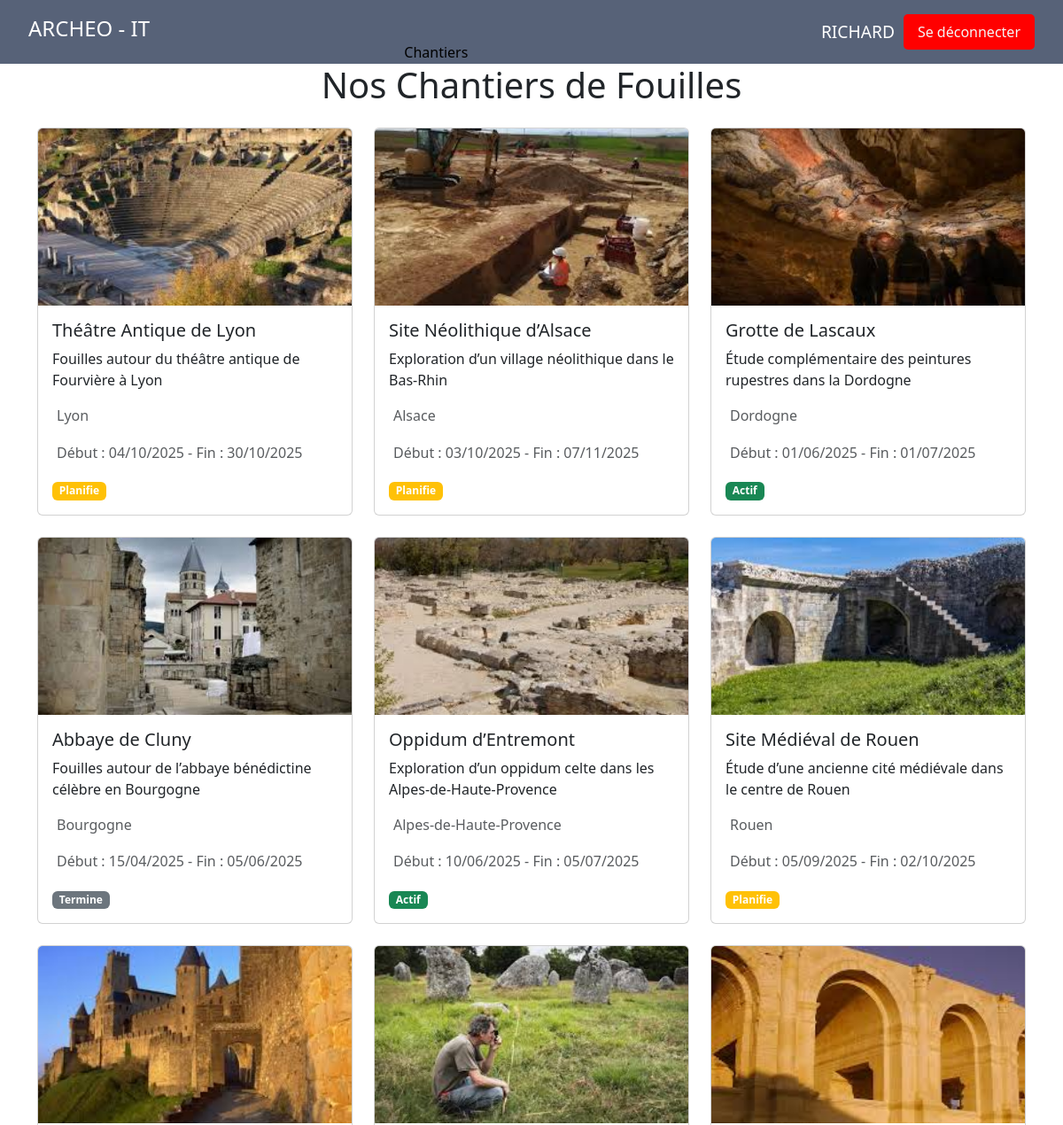
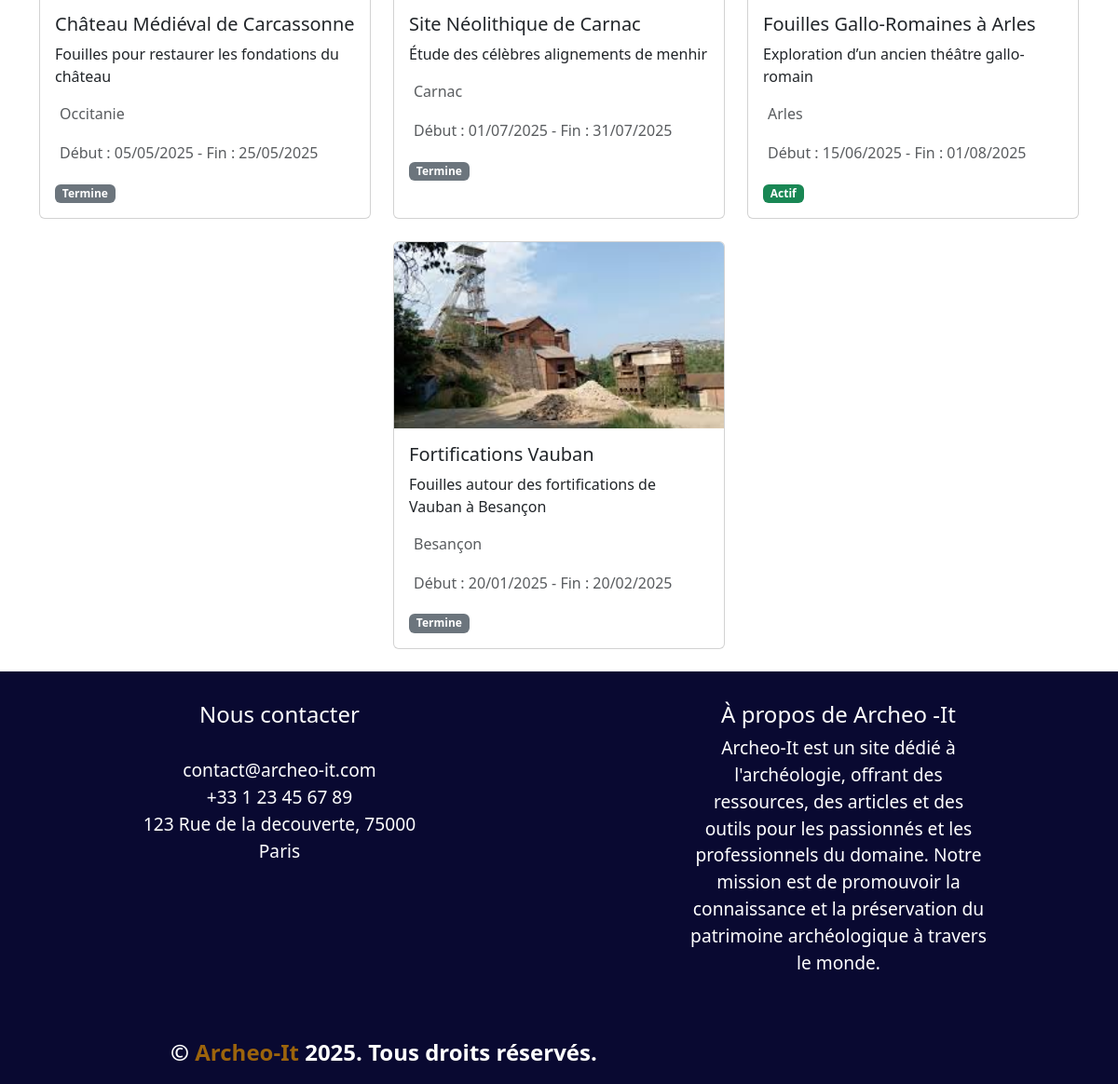
Screenshot of /chantiers.php (signed in) with the database file from the repository (2 pictures, top to bottom).
### tables this page shows
CREATE TABLE IF NOT EXISTS `chantiers` (
  `id` int(11) NOT NULL AUTO_INCREMENT,
  `nom` varchar(255) NOT NULL,
  `description` text NOT NULL,
  `image` varchar(500) DEFAULT NULL,
  `localisation` varchar(255) NOT NULL,
  `date_debut` date NOT NULL,
  `date_fin` date DEFAULT NULL,
  `statut` enum('planifie','actif','termine') DEFAULT 'actif',
  `created_at` timestamp NULL DEFAULT current_timestamp(),
  PRIMARY KEY (`id`)
);

### chantiers.php (the view, shortened to what this page needs)
<?php
require 'database.php';
try {
    $stmt = $pdo->query("SELECT * FROM chantiers ORDER BY id DESC");
    $chantiers = $stmt->fetchAll(PDO::FETCH_ASSOC);
} catch (PDOException $e) {
    echo "<div class='alert alert-danger' role='alert'>Erreur lors de la récupération des chantiers.</div>";
    $chantiers = [];
}
?>
<!DOCTYPE html>
<html lang="fr">
<head>
    <link href="https://cdn.jsdelivr.net/npm/bootstrap@5.3.3/dist/css/bootstrap.min.css" rel="stylesheet">
    <link rel="stylesheet" href="./assets/css/header.css">
    <link rel="stylesheet" href="./assets/css/respoheader.css">
    <link rel="stylesheet" href="./assets/css/style.css">
    <link rel="stylesheet" href="./assets/css/footer.css">
    <link rel="stylesheet" href="./assets/css/chantier.css">
</head>
<?php require 'header.php'; ?>
<?php include 'respoheader.php'; ?>
<body>
<main class="container">
    <h1 class="text-center mb-4">Nos Chantiers de Fouilles</h1>
    <div class="row justify-content-center">
        <?php if (!empty($chantiers)): ?>
            <?php foreach ($chantiers as $chantier): ?>
                <div class="col-md-4 mb-4">
                    <div class="card h-100">
                        <?php if (!empty($chantier['image'])): ?>
                            <img src="<?= htmlspecialchars($chantier['image']) ?>" class="card-img-top" alt="<?= htmlspecialchars($chantier['nom']) ?>">
                        <?php else: ?>
                            <img src="./assets/images/gergovie.jpg" class="card-img-top" alt="Image par défaut">
                        <?php endif; ?>
                        <div class="card-body">
                            <h5 class="card-title"><?= htmlspecialchars($chantier['nom']) ?></h5>
                            <p class="card-text"><?= htmlspecialchars($chantier['description']) ?></p>
                            <?php if (!empty($chantier['localisation'])): ?>
                                <p class="text-muted">
                                    <?= htmlspecialchars($chantier['localisation']) ?>
                                </p>
                            <?php endif; ?>
                            <?php if (!empty($chantier['date_debut'])): ?>
                                <p class="text-muted">
                                    Début : <?= date('d/m/Y', strtotime($chantier['date_debut'])) ?>
                                    <?php if (!empty($chantier['date_fin'])): ?>
                                        - Fin : <?= date('d/m/Y', strtotime($chantier['date_fin'])) ?>
                                    <?php endif; ?>
                                </p>
                            <?php endif; ?>
                            <span class="badge
                                <?php
                                    switch ($chantier['statut']) {
                                        case 'actif': echo 'bg-success'; break;
                                        case 'planifie': echo 'bg-warning'; break;
                                        case 'termine': echo 'bg-secondary'; break;
                                    }
                                ?>">
                                <?= ucfirst(htmlspecialchars($chantier['statut'])) ?>
                            </span>
                        </div>
                    </div>
                </div>
            <?php endforeach; ?>
        <?php endif; ?>
    </div>
</main>
<?php require 'footer.php'; ?>
</body>
</html>

### assets/css/style.css (style rules this page uses)
body { background-color: #f8f9fa; }

### assets/css/chantier.css (style rules this page uses)
.card { height: 100%; transition: transform 0.3s ease; }
.card-img-top { height: 200px; object-fit: cover; }
.badge { font-size: 0.8rem; }

### rows the page displays
chantiers: image (picture), nom "Théâtre Antique de Lyon", description "Fouilles autour du théâtre antique de Fourvière à Lyon", localisation "Lyon", date_debut "04/10/2025", date_fin "30/10/2025", statut "Planifie"
chantiers: image (picture), nom "Site Néolithique d’Alsace", description "Exploration d’un village néolithique dans le Bas-Rhin", localisation "Alsace", date_debut "03/10/2025", date_fin "07/11/2025", statut "Planifie"
chantiers: image (picture), nom "Grotte de Lascaux", description "Étude complémentaire des peintures rupestres dans la Dordogne", localisation "Dordogne", date_debut "01/06/2025", date_fin "01/07/2025", statut "Actif"
chantiers: image (picture), nom "Abbaye de Cluny", description "Fouilles autour de l’abbaye bénédictine célèbre en Bourgogne", localisation "Bourgogne", date_debut "15/04/2025", date_fin "05/06/2025", statut "Termine"
chantiers: image (picture), nom "Oppidum d’Entremont", description "Exploration d’un oppidum celte dans les Alpes-de-Haute-Provence", localisation "Alpes-de-Haute-Provence", date_debut "10/06/2025", date_fin "05/07/2025", statut "Actif"
chantiers: image (picture), nom "Site Médiéval de Rouen", description "Étude d’une ancienne cité médiévale dans le centre de Rouen", localisation "Rouen", date_debut "05/09/2025", date_fin "02/10/2025", statut "Planifie"
chantiers: image (picture), nom "Château Médiéval de Carcassonne", description "Fouilles pour restaurer les fondations du château", localisation "Occitanie", date_debut "05/05/2025", date_fin "25/05/2025", statut "Termine"
chantiers: image (picture), nom "Site Néolithique de Carnac", description "Étude des célèbres alignements de menhir", localisation "Carnac", date_debut "01/07/2025", date_fin "31/07/2025", statut "Termine"
chantiers: image (picture), nom "Fouilles Gallo-Romaines à Arles", description "Exploration d’un ancien théâtre gallo-romain", localisation "Arles", date_debut "15/06/2025", date_fin "01/08/2025", statut "Actif"
chantiers: image (picture), nom "Fortifications Vauban", description "Fouilles autour des fortifications de Vauban à Besançon", localisation "Besançon", date_debut "20/01/2025", date_fin "20/02/2025", statut "Termine"

### other values shown
$_SESSION['username'] "RICHARD"
